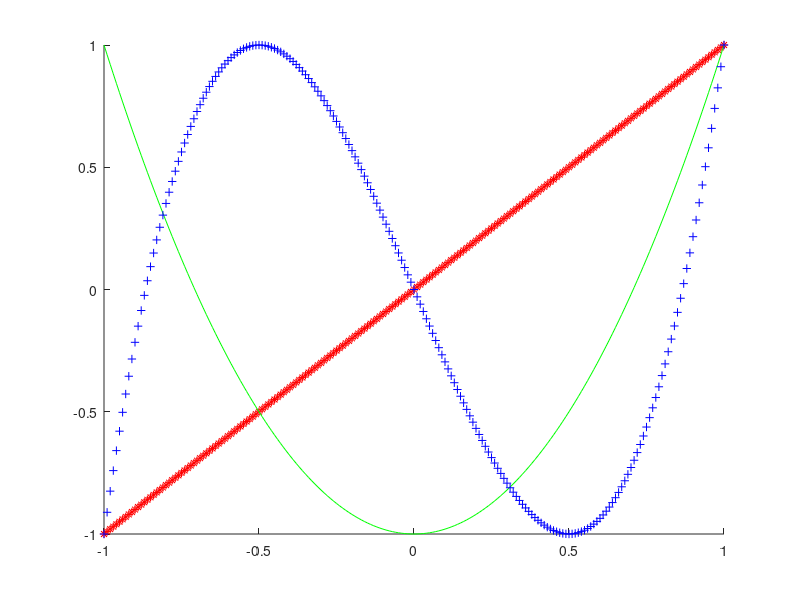

Reproduce this figure in MATLAB.
% plot Chebyshev polynomials T1, T2, T3
% t in [-1,1]
% T_n(t) = cos(n arccos(t))
x = -1:0.01:1;

hold on;

T1=cos(1.*acos(x));
plot(x, T1, 'r*');

T2=cos(2.*acos(x));
plot(x, T2, 'g-');

T3=cos(3.*acos(x));
plot(x, T3, 'b+');